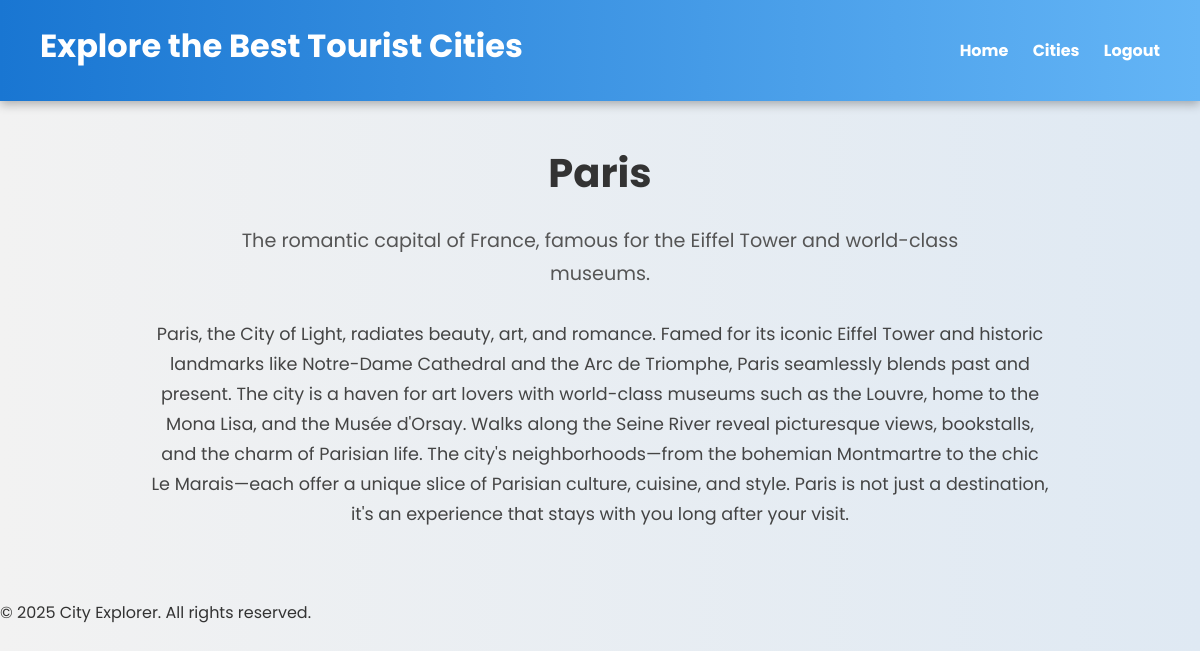
The app's page /city.php?id=9 (signed in) with its own data.
### tables this page shows
CREATE TABLE `cities` (
  `id` int(11) NOT NULL,
  `name` varchar(100) NOT NULL,
  `country` varchar(100) NOT NULL,
  `description` text DEFAULT NULL,
  `description2` text NOT NULL,
  `image` varchar(255) DEFAULT NULL,
  `travel_style` varchar(50) DEFAULT NULL,
  `climate` varchar(50) DEFAULT NULL
);

### city.php (the view, shortened to what this page needs)
<?php
include 'main_header.php';
include 'db.php';
?>
<?php
$cityId = isset($_GET['id']) ? (int)$_GET['id'] : 1;
$stmt = $conn->prepare("SELECT * FROM cities WHERE id = ?");
$stmt->execute([$cityId]);
$city = $stmt->fetch(PDO::FETCH_ASSOC);
?>
<div class="city-detail-container">
    <h1 class="city-detail-title"><?php echo htmlspecialchars($city['name']); ?></h1>
    <p class="city-detail-description">
        <?php echo nl2br(htmlspecialchars($city['description'])); ?>
    </p>
    <?php if (!empty($city['description2'])): ?>
        <div class="city-detail-description2-container">
            <p class="city-detail-description2">
                <?php echo nl2br(htmlspecialchars($city['description2'])); ?>
            </p>
        </div>
    <?php endif; ?>
</div>
<?php include 'footer.php'; ?>

### style.css (style rules this page uses)
* { margin: 0; padding: 0; box-sizing: border-box; }
body { margin: 0; padding: 0; background: linear-gradient(to right, #f2f2f2, #dfe9f3); font-family: 'Poppins', sans-serif; color: #333; line-height: 1.6; min-height: 100vh; }
h1, h2, h3 { margin-bottom: 10px; }
p { margin-bottom: 15px; font-size: 1rem; }
.city-detail-container { padding: 40px; text-align: center; }
.city-detail-title { font-size: 2.5rem; margin-bottom: 20px; color: #333; }
.city-detail-description { font-size: 1.2rem; max-width: 800px; margin: auto; color: #555; line-height: 1.7; }
.city-detail-description2-container { margin-top: 30px; }
.city-detail-description2 { font-size: 1.1rem; max-width: 900px; margin: auto; color: #444; line-height: 1.7; }

### records on screen
cities: name "Paris", description "The romantic capital of France, famous for the Eiffel Tower and world-class museums.", description2 "Paris, the City of Light, radiates beauty, art, and romance. Famed for its iconic Eiffel Tower and historic landmarks like Notre-Dame Cathedral and the Arc de Triomphe, Paris seamlessly blends past and present. The city is a haven for art lovers with world-class museums such as the Louvre, home to the Mona Lisa, and the Musée d'Orsay. Walks along the Seine River reveal picturesque views, bookstalls, and the charm of Parisian life. The city's neighborhoods—from the bohemian Montmartre to the chic Le Marais—each offer a unique slice of Parisian culture, cuisine, and style. Paris is not just a destination, it's an experience that stays with you long after your visit."
